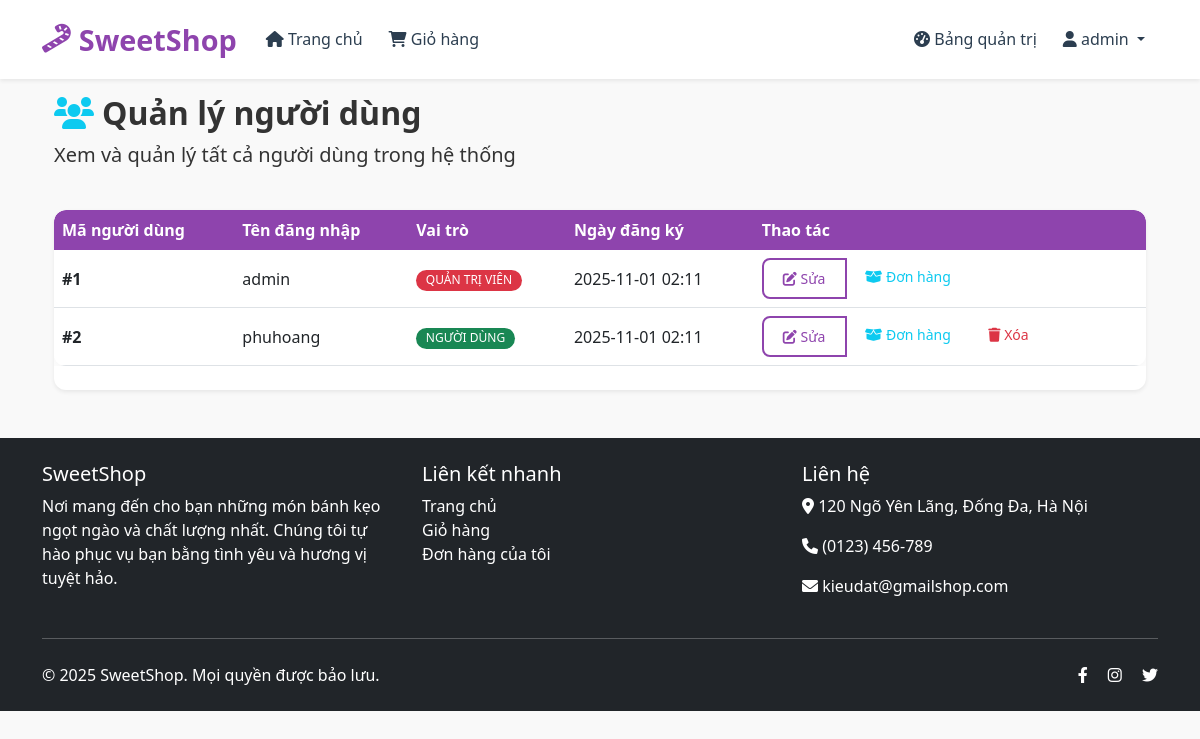
The page /users (signed in) on the database as committed earlier.
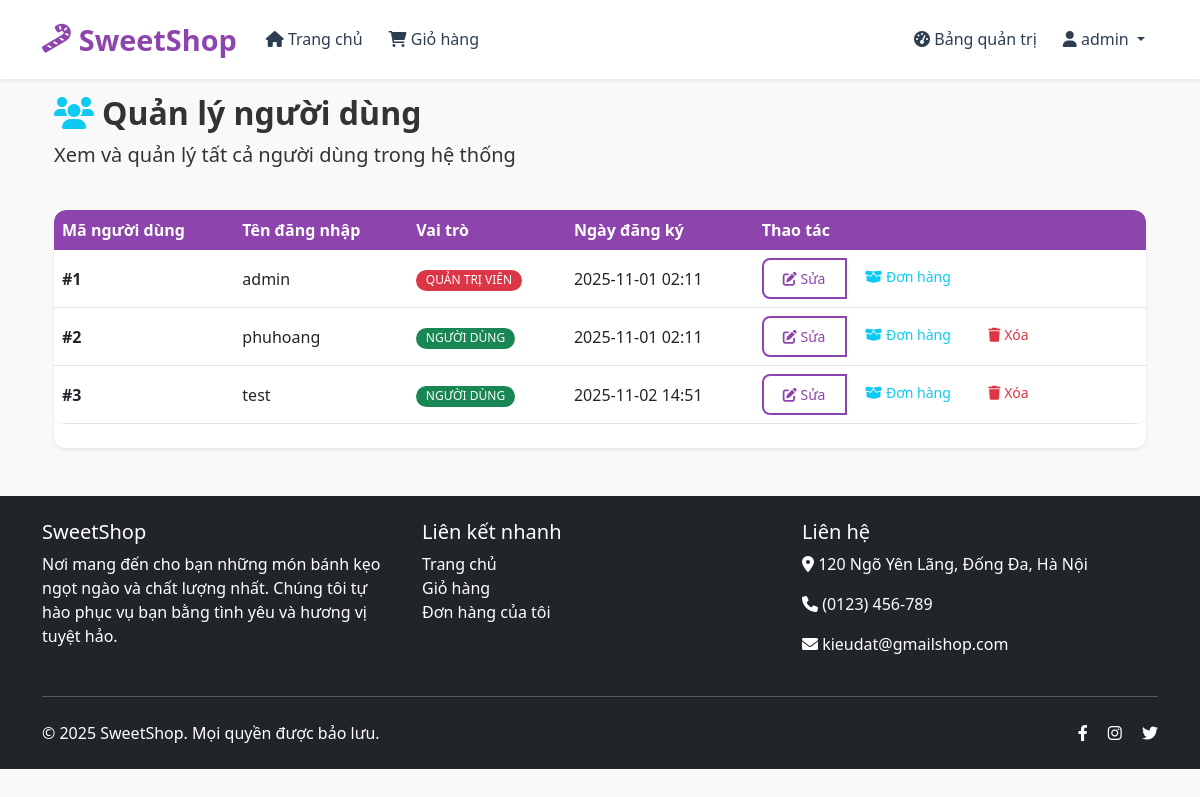
The same page on the database as committed later.
### app/models.py (models this page shows, shortened)
class User(UserMixin, db.Model):
    __tablename__ = 'users'
    id = db.Column(db.Integer, primary_key=True)
    username = db.Column(db.String(80), nullable=False, unique=True)
    password_hash = db.Column(db.String(120), nullable=False)
    role = db.Column(db.String(10), nullable=False, default='USER')  # 'USER' or 'ADMIN'
    created_at = db.Column(db.DateTime, nullable=False, default=datetime.utcnow)
    cart_items = db.relationship('Cart', backref='user', lazy=True, cascade='all, delete-orphan')
    orders = db.relationship('Order', backref='customer', lazy=True, cascade='all, delete-orphan')
    addresses = db.relationship('Address', backref='user', lazy=True, cascade='all, delete-orphan')

### app/admin/routes.py (the view)
@bp.route('/users')
@login_required
@admin_required
def users():
    users = User.query.all()
    return render_template('admin/users.html', users=users)

### app/__init__.py (called while the page is built)
def create_app(config_class=Config):
    app = Flask(__name__)
    app.config.from_object(config_class)
    db.init_app(app)
    login_manager.init_app(app)
    bcrypt.init_app(app)
    migrate = Migrate(app, db)  # Initialize Flask-Migrate
    login_manager.login_view = 'auth.login'
    login_manager.login_message = 'Đăng nhập để truy cập trang này.'
    from app.auth import bp as auth_bp
    app.register_blueprint(auth_bp)
    from app.admin import bp as admin_bp
    app.register_blueprint(admin_bp)
    from app.main import bp as main_bp
    app.register_blueprint(main_bp)
    @login_manager.user_loader
    def load_user(user_id):
        from app.models import User
        return User.query.get(int(user_id))
    return app

### app/templates/admin/users.html (shortened to what this page needs)
{% extends "base.html" %}
{% block content %}
<div class="container">
    <div class="row mb-4">
        <div class="col-12">
            <h2 class="fw-bold">
                <i class="fas fa-users me-2 text-info"></i>Quản lý người dùng
            </h2>
            <p class="lead">Xem và quản lý tất cả người dùng trong hệ thống</p>
        </div>
    </div>
    {% if users %}
    <div class="row">
        <div class="col-12">
            <div class="card shadow-sm">
                <div class="card-body p-0">
                    <div class="table-responsive">
                        <table class="table table-hover mb-0">
                            <thead class="table-light">
                                <tr>
                                    <th>Mã người dùng</th>
                                    <th>Tên đăng nhập</th>
                                    <th>Vai trò</th>
                                    <th>Ngày đăng ký</th>
                                    <th>Thao tác</th>
                                </tr>
                            </thead>
                            <tbody>
                                {% for user in users %}
                                <tr>
                                    <td><strong>#{{ user.id }}</strong></td>
                                    <td>{{ user.username }}</td>
                                    <td>
                                        <span class="badge
                                            {% if user.role == 'ADMIN' %}bg-danger
                                            {% else %}bg-success{% endif %}">
                                            {% if user.role == 'ADMIN' %}QUẢN TRỊ VIÊN{% else %}NGƯỜI DÙNG{% endif %}
                                        </span>
                                    </td>
                                    <td>{{ user.created_at.strftime('%Y-%m-%d %H:%M') }}</td>
                                    <td>
                                        <div class="btn-group" role="group">
                                            <a href="{{ url_for('admin.edit_user', user_id=user.id) }}" class="btn btn-sm btn-outline-primary">
                                                <i class="fas fa-edit"></i> Sửa
                                            </a>
                                            <a href="{{ url_for('admin.user_orders', user_id=user.id) }}" class="btn btn-sm btn-outline-info">
                                                <i class="fas fa-box-open"></i> Đơn hàng
                                            </a>
                                            {% if user.role != 'ADMIN' %}
                                            <a href="{{ url_for('admin.delete_user', user_id=user.id) }}" class="btn btn-sm btn-outline-danger"
                                               onclick="return confirm('Bạn có chắc chắn muốn xóa người dùng này? Hành động này không thể hoàn tác!')">
                                                <i class="fas fa-trash"></i> Xóa
                                            </a>
                                            {% endif %}
                                        </div>
                                    </td>
                                </tr>
                                {% endfor %}
                            </tbody>
                        </table>
                    </div>
                </div>
            </div>
        </div>
    </div>
    {% endif %}
</div>
{% endblock %}

### app/templates/base.html (shortened to what this page needs)
<!DOCTYPE html>
<html lang="vi">
<head>
    <link href="https://cdn.jsdelivr.net/npm/bootstrap@5.3.0/dist/css/bootstrap.min.css" rel="stylesheet">
    <link rel="stylesheet" href="https://cdnjs.cloudflare.com/ajax/libs/font-awesome/6.0.0/css/all.min.css">
    <link rel="stylesheet" href="{{ url_for('static', filename='css/style.css') }}">
</head>
<body>
    <nav class="navbar navbar-expand-lg navbar-light bg-white fixed-top shadow-sm">
        <div class="container">
            <a class="navbar-brand" href="{{ url_for('main.home') }}">
                <i class="fas fa-candy-cane"></i> SweetShop
            </a>
            <div class="collapse navbar-collapse" id="navbarNav">
                <ul class="navbar-nav me-auto">
                    <li class="nav-item">
                        <a class="nav-link" href="{{ url_for('main.home') }}"><i class="fas fa-home"></i> Trang chủ</a>
                    </li>
                    {% if current_user.is_authenticated %}
                    <li class="nav-item">
                        <a class="nav-link" href="{{ url_for('main.view_cart') }}">
                            <i class="fas fa-shopping-cart"></i> Giỏ hàng
                            {% set cart_count = current_user.cart_items|length %}
                        </a>
                    </li>
                    {% endif %}
                </ul>
                <ul class="navbar-nav">
                    {% if current_user.is_authenticated %}
                        {% if current_user.role == 'ADMIN' %}
                            <li class="nav-item">
                                <a class="nav-link" href="{{ url_for('admin.dashboard') }}">
                                    <i class="fas fa-tachometer-alt"></i> Bảng quản trị
                                </a>
                            </li>
                        {% endif %}
                        <li class="nav-item dropdown">
                            <a class="nav-link dropdown-toggle" href="#" id="navbarDropdown" role="button" data-bs-toggle="dropdown">
                                <i class="fas fa-user"></i> {{ current_user.username }}
                            </a>
                        </li>
                    {% endif %}
                </ul>
            </div>
        </div>
    </nav>
    <div class="container mt-4">
        {% block content %}{% endblock %}
    </div>
    <footer class="footer mt-5 bg-dark text-white py-4">
        <div class="container">
            <div class="row">
                <div class="col-md-4 mb-4 mb-md-0">
                    <h5>SweetShop</h5>
                    <p>Nơi mang đến cho bạn những món bánh kẹo ngọt ngào và chất lượng nhất. Chúng tôi tự hào phục vụ bạn bằng tình yêu và hương vị tuyệt hảo.</p>
                </div>
                <div class="col-md-4 mb-4 mb-md-0">
                    <h5>Liên kết nhanh</h5>
                    <ul class="list-unstyled">
                        <li><a href="{{ url_for('main.home') }}" class="text-white text-decoration-none">Trang chủ</a></li>
                        <li><a href="{{ url_for('main.view_cart') }}" class="text-white text-decoration-none">Giỏ hàng</a></li>
                        <li><a href="{{ url_for('main.my_orders') }}" class="text-white text-decoration-none">Đơn hàng của tôi</a></li>
                    </ul>
                </div>
                <div class="col-md-4">
                    <h5>Liên hệ</h5>
                    <p><i class="fas fa-map-marker-alt"></i> 120 Ngõ Yên Lãng, Đống Đa, Hà Nội</p>
                    <p><i class="fas fa-phone"></i> (0123) 456-789</p>
                    <p><i class="fas fa-envelope"></i> kieudat@gmailshop.com</p>
                </div>
            </div>
            <hr class="my-4">
            <div class="d-flex justify-content-between align-items-center">
                <p class="mb-0">&copy; 2025 SweetShop. Mọi quyền được bảo lưu.</p>
                <div>
                    <a href="#" class="text-white me-3"><i class="fab fa-facebook-f"></i></a>
                    <a href="#" class="text-white me-3"><i class="fab fa-instagram"></i></a>
                    <a href="#" class="text-white"><i class="fab fa-twitter"></i></a>
                </div>
            </div>
        </div>
    </footer>
</body>
</html>

### app/static/css/style.css (style rules this page uses)
:root { --primary-color: #8e44ad; --secondary-color: #3498db; --accent-color: #e74c3c; --light-color: #f8f9fa; --dark-color: #2c3e50; --success-color: #2ecc71; --text-color: #333; --border-color: #e0e0e0; }
body { background-color: #f9f9f9; font-family: 'Segoe UI', Tahoma, Geneva, Verdana, sans-serif; color: var(--text-color); padding-top: 70px; }
.navbar { box-shadow: 0 2px 10px rgba(0, 0, 0, 0.1); background-color: white !important; padding: 0.8rem 0; }
.navbar-brand { font-weight: 700; font-size: 1.8rem; color: var(--primary-color) !important; display: flex; align-items: center; }
.navbar-brand i { margin-right: 8px; }
.navbar-nav .nav-link { font-weight: 500; margin: 0 5px; transition: all 0.3s ease; color: var(--dark-color) !important; }
.card { border: none; border-radius: 12px; overflow: hidden; transition: all 0.3s ease; box-shadow: 0 4px 15px rgba(0, 0, 0, 0.08); margin-bottom: 1.5rem; height: 100%; }
.btn { border-radius: 8px; padding: 0.5rem 1.2rem; font-weight: 500; transition: all 0.3s ease; border: none; }
.btn-outline-primary { border: 2px solid var(--primary-color); color: var(--primary-color); }
.table { background: white; border-radius: 12px; overflow: hidden; box-shadow: 0 4px 15px rgba(0, 0, 0, 0.05); }
.table th { background-color: var(--primary-color); color: white; font-weight: 600; border: none; }
.table td { vertical-align: middle; }
.badge { border-radius: 20px; padding: 0.4em 0.8em; font-weight: 500; }
.footer { background: var(--dark-color); color: white; padding: 3rem 0 1.5rem; margin-top: 4rem; }
.footer a { color: #bbb; transition: color 0.3s ease; }

Rows that differ between the two databases and show on the page:
added User: id "3", username "test", role "NGƯỜI DÙNG", created_at "2025-11-02 14:51"
